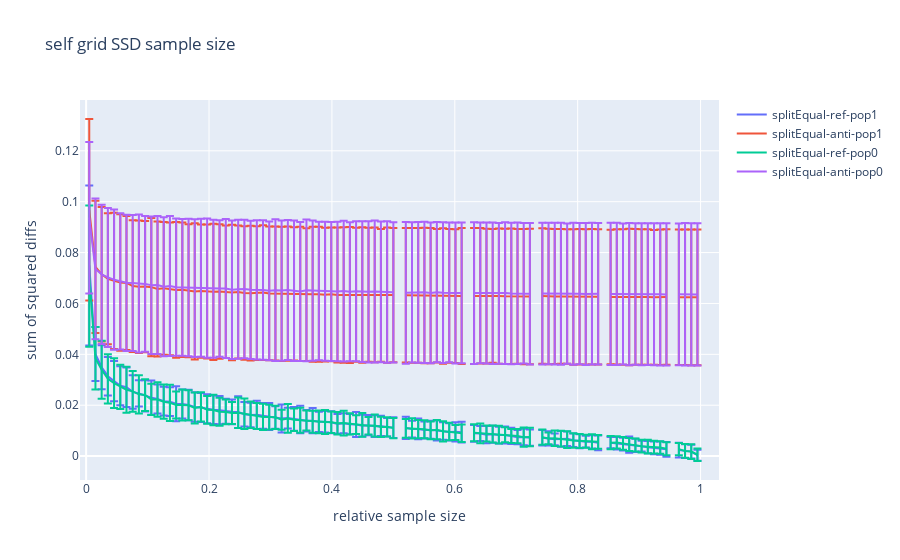

Notebook source saved alongside this figure:
### Code cell
fig= [go.Scatter(
    x= grid_whole[pop][ep][i][0],
    y= grid_whole[pop][ep][i][1],
    error_y= dict(
        array= grid_whole[pop][ep][i][2],
        type= 'data',
        #symmetric= True,
        visible=True
    ),
    name= '-'.join([str(i),ep,pop])
) for pop in grid_whole.keys() for ep in grid_whole[pop].keys() for i in grid_whole[pop][ep].keys()
]

layout= go.Layout(
    title= 'self grid SSD sample size',
    xaxis= dict(
        title= 'relative sample size',
        range= [-.01, 1.03]
    ),
    yaxis= dict(
        title= 'sum of squared diffs'
    )
)
Figure= go.Figure(data= fig,layout=layout)

iplot(Figure)
